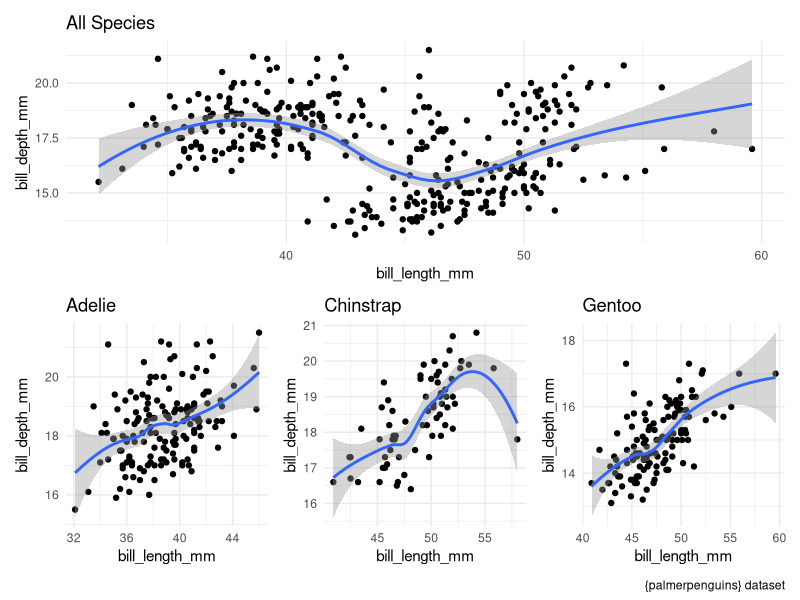

Reproduce this figure in R.
## ---- chunk 1
knitr::opts_chunk$set(echo = TRUE, 
                      warning = FALSE, 
                      cache=TRUE, 
                      dev = 'jpeg',
                      fig.width = 9,
                      fig.height = 6,
                      out.width = '100%')

ggplot2::theme_set(ggplot2::theme_minimal())
## ---- chunk 2
library(tidyverse)
library(palmerpenguins)

penguins <-palmerpenguins::penguins  %>%
           filter(!is.na(bill_length_mm))

penguins
## ---- chunk 3
penguins %>% 
  dplyr::select(!contains("_"), starts_with("bill"))
## ---- chunk 4
penguins <- penguins %>% 
  dplyr::relocate(contains("_"), .after = year)

penguins
## ---- chunk 5
penguins_id <- penguins %>% 
  dplyr::group_by(species, island, sex, year) %>% 
  dplyr::mutate(studygroupid = row_number(), .before = contains("_"))

penguins_id
## ---- chunk 6
penguins_long <- penguins_id %>% 
  tidyr::pivot_longer(contains("_"), # break out the measurement cols
                      names_to = c("part", "measure", "unit"), # break them into these three columns
                      names_sep = "_") #  use the underscore to separate

penguins_long
## ---- chunk 7
penguins_wide <- penguins_long %>% 
  tidyr::pivot_wider(names_from = c("part", "measure", "unit"), # pivot these columns
                     values_from = "value", # take the values from here
                     names_sep = "_") # combine col names using an underscore

penguins_wide
## ---- chunk 8
penguin_stats <- penguins %>% 
  dplyr::group_by(species) %>% 
  dplyr::summarize(across(ends_with("mm"), # do this for any column ending in mm
                          list(~mean(.x, na.rm = TRUE), ~sd(.x, na.rm = TRUE)))) # calculate a mean and sd

penguin_stats
## ---- chunk 9
penguin_stats <- penguins %>% 
  dplyr::group_by(species) %>% 
  dplyr::summarize(across(ends_with("mm"), 
                          list(mean = ~mean(.x, na.rm = TRUE), sd = ~sd(.x, na.rm = TRUE)), # name summary functions
                          .names = "{gsub('_|_mm', '', col)}_{fn}")) # structure for summarized column names

penguin_stats
## ---- chunk 10
penguin_models <- penguins %>% 
  dplyr::group_by(species) %>% 
  dplyr::summarize(model = list(lm(body_mass_g ~ flipper_length_mm + bill_length_mm + bill_depth_mm)))  # store models in a list column

penguin_models
## ---- chunk 11
library(broom)

penguin_models <- penguins %>% 
  dplyr::group_by(species) %>% 
  dplyr::summarize(broom::glance(lm(body_mass_g ~ flipper_length_mm + bill_length_mm + bill_depth_mm))) # summarize model stats

penguin_models
## ---- chunk 12
penguins %>% 
  dplyr::group_by(species) %>% 
  tidyr::nest() %>% 
  dplyr::rowwise()
## ---- chunk 13
penguins %>% 
  nest_by(species)
## ---- chunk 14
# generic function for generating a simple scatter plot in ggplot2
scatter_fn <- function(df, col1, col2, title) {
  df %>% 
    ggplot2::ggplot(aes(x = {{col1}}, y = {{col2}})) +
    ggplot2::geom_point() +
    ggplot2::geom_smooth(method = "loess", formula = "y ~ x") +
    ggplot2::labs(title = title)
}

# run function across species and store plots in a list column
penguin_scatters <- penguins %>% 
  dplyr::nest_by(species) %>% 
  dplyr::mutate(plot = list(scatter_fn(data, bill_length_mm, bill_depth_mm, species))) 

penguin_scatters
## ---- chunk 15
library(patchwork)

# generate scatter for entire dataset
p_all <- scatter_fn(penguins, bill_length_mm, bill_depth_mm, "All Species") 

# get species scatters from penguin_scatters dataframe
for (i in 1:3) {
 assign(paste("p", i, sep = "_"),
        penguin_scatters$plot[i][[1]]) 
}

# display nicely using patchwork in R Markdown
p_all /
(p_1 | p_2 | p_3) +
  plot_annotation(caption = "{palmerpenguins} dataset")
